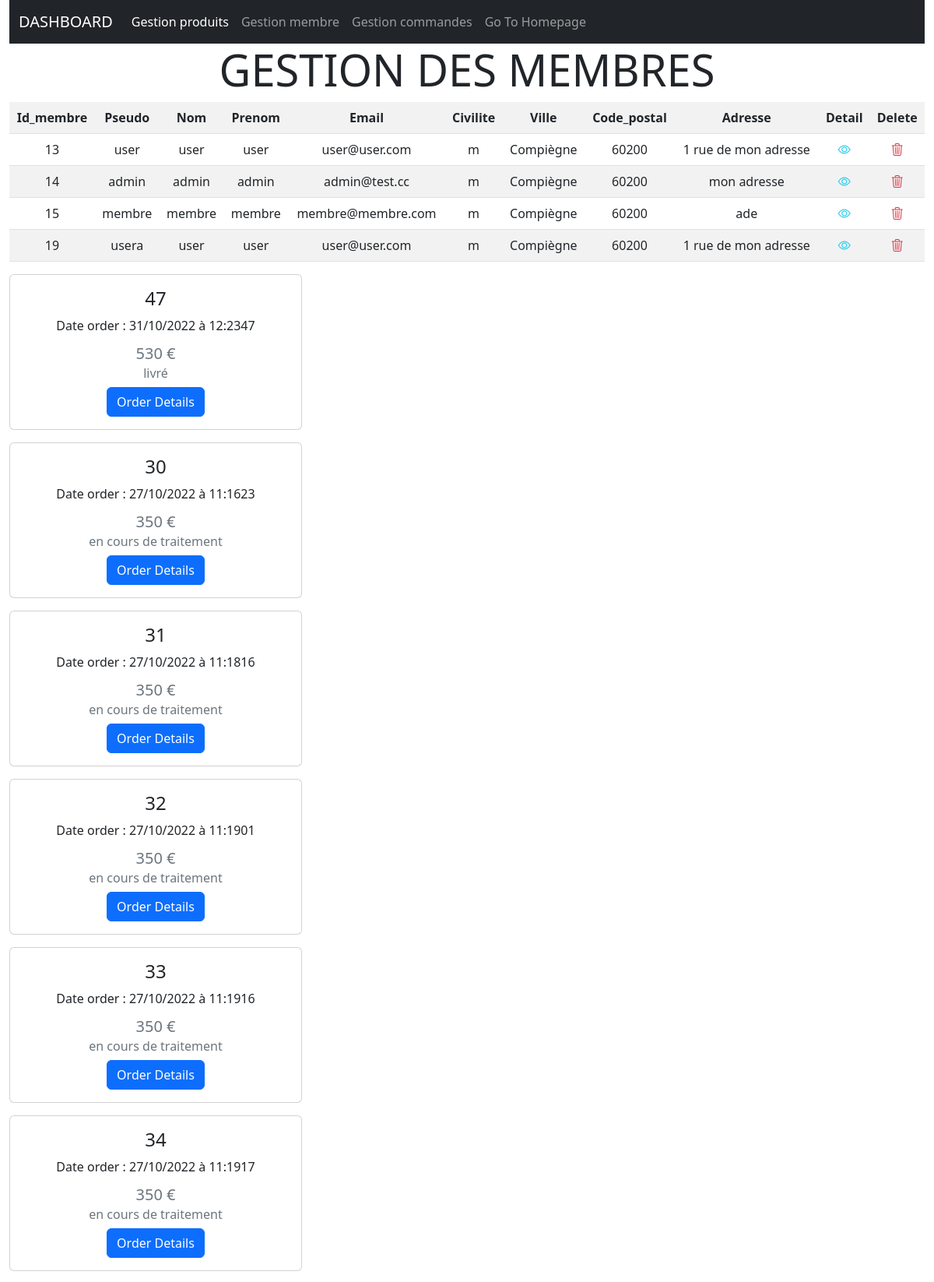
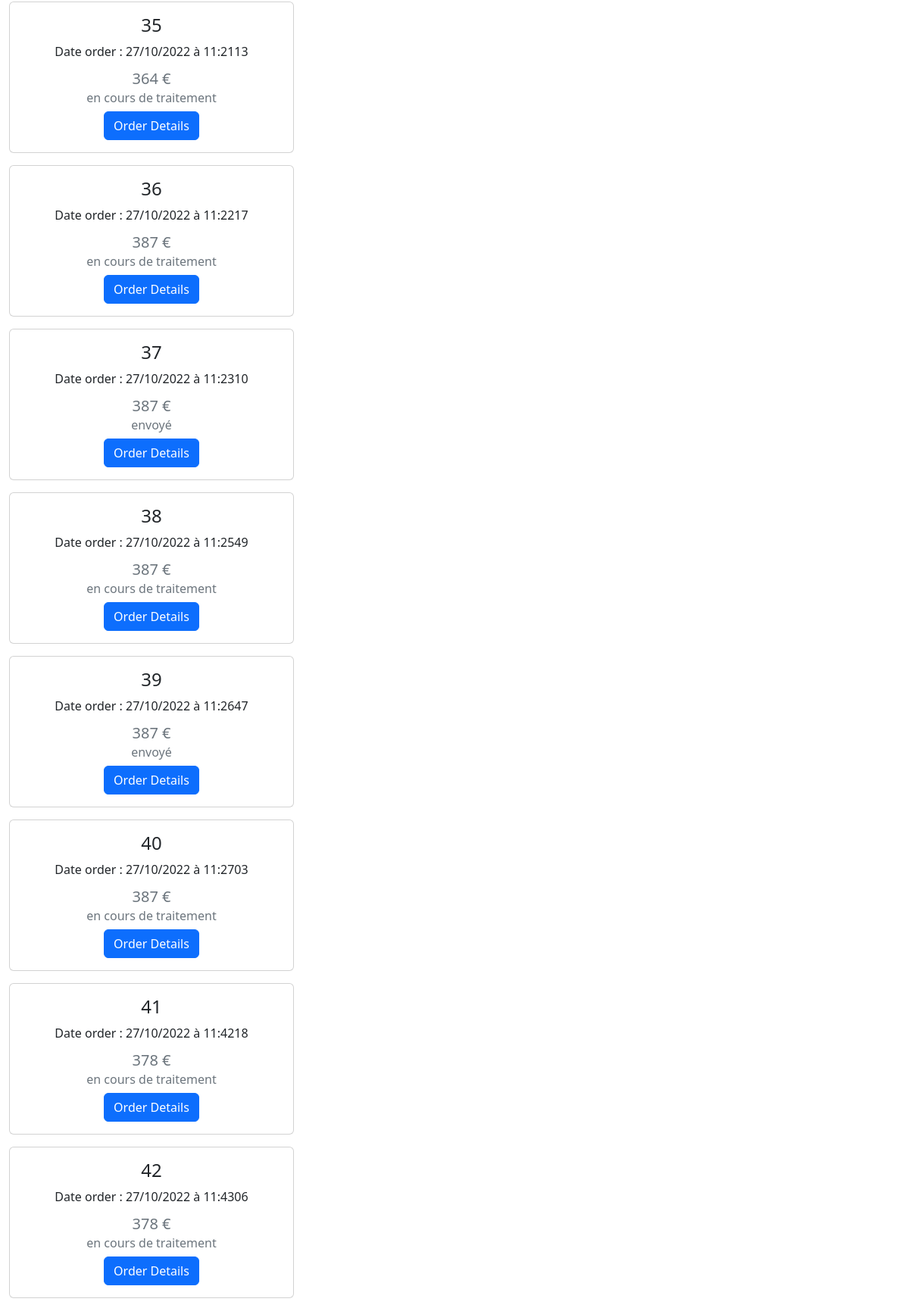
Screenshot of /admin/gestion_membres.php?action=order&id_membre=14 (signed in, upper part) with the database file from the repository (2 pictures, top to bottom).
### tables this page shows
CREATE TABLE IF NOT EXISTS `membre` (
  `id_membre` int(3) NOT NULL AUTO_INCREMENT,
  `pseudo` varchar(20) NOT NULL,
  `mdp` varchar(255) NOT NULL,
  `nom` varchar(60) NOT NULL,
  `prenom` varchar(60) NOT NULL,
  `email` varchar(60) NOT NULL,
  `civilite` enum('m','f') NOT NULL,
  `ville` varchar(50) NOT NULL,
  `code_postal` int(5) UNSIGNED ZEROFILL NOT NULL,
  `adresse` varchar(100) NOT NULL,
  `statut` int(1) NOT NULL DEFAULT '0',
  PRIMARY KEY (`id_membre`),
  UNIQUE KEY `pseudo` (`pseudo`)
);

CREATE TABLE IF NOT EXISTS `commande` (
  `id_commande` int(3) NOT NULL AUTO_INCREMENT,
  `id_membre` int(3) DEFAULT NULL,
  `montant` int(5) NOT NULL,
  `date_enregistrement` datetime NOT NULL,
  `etat` enum('en cours de traitement','envoyé','livré') NOT NULL,
  PRIMARY KEY (`id_commande`),
  KEY `id_membre` (`id_membre`)
);

### inc/init.php (called while the page is built, shortened)
<?php
$content = '';

### admin/gestion_membres.php (the view, shortened to what this page needs)
<?php require_once('../inc/init.php'); ?>
<?php
$members = $pdo->query("SELECT * FROM membre");
$content .= '<table class="table table-striped text-center"><tr>';
for ($i = 0; $i < $members->columnCount(); $i++) {
    $colone = $members->getColumnMeta($i);
    if ($colone['name'] != 'mdp' && $colone['name'] != 'statut') {
        $content .= '<th>' . ucfirst($colone['name']) . '</th>';
    }
}
$content .= '<th>Detail</th>';
$content .= '<th>Delete</th>';
$content .= '</tr>';
while ($member = $members->fetch(PDO::FETCH_ASSOC)) {
    $content .= '<tr>';
    foreach ($member as $key => $value) {
        if ($key != 'mdp' && $key != 'statut') {
            $content .= "<td class=\"align-middle\">$value</td>";
        }
    }
    $content .= "<td class=\"align-middle\"><a href=?action=show&id_membre=$member[id_membre]><i class=\"bi bi-eye text-info\"></i></a></td>";
    $content .= "<td class=\"align-middle\"><a href=?action=delete&id_membre=$member[id_membre]><i class=\"bi bi-trash3 text-danger\"></i></a></td>";
    $content .= '</tr>';
}
$content .= '</table>';
if (isset($_GET['action']) && $_GET['action'] == 'order') {
    $order = $pdo->query("SELECT id_commande,id_membre,montant,DATE_FORMAT(date_enregistrement,'%d/%m/%Y') AS date_enregistrement, DATE_FORMAT(date_enregistrement,'%H:%i%s') AS heure,etat FROM commande WHERE id_membre = '$_GET[id_membre]' ORDER BY date_enregistrement DESC");
    if ($order->rowCount() <= 0) {
        $content .= '<div class="alert alert-warning fw-bold text-center" role="alert">Ce membre n\'a pas de commande sur le site</div>';
    } else {
        while ($orderInfo = $order->fetch(PDO::FETCH_ASSOC)) {
            $content .= '<div class="row d-flex mt-3"><div class="col-4">';
            $content .= '<div class="card"><div class="card-body text-center">';
            $content .= "<h4 class=\"card-title\">$orderInfo[id_commande]</h4>";
            $content .= "<p class=\"card-text\">Date order : $orderInfo[date_enregistrement] à $orderInfo[heure]</p>";
            $content .= "<h5 class=\"card-subtitle mb-2 text-muted\">$orderInfo[montant] €</h5>";
            $content .= "<h6 class=\"card-subtitle mb-2 text-muted\">$orderInfo[etat] </h6>";
            $content .= "<a href=\"?action=orderdetail&id_commande=$orderInfo[id_commande]\" class=\"btn btn-primary\">Order Details</a>";
            $content .= '</div>';
            $content .= '</div></div></div>';
        }
    }
}
?>
<?php require_once('inc/head.php'); ?>
<h1 class="text-center display-4">GESTION DES MEMBRES</h1>
<?= $content; ?>
<?php require_once('inc/head.php'); ?>

### rows the page displays
membre: id_membre "13", pseudo "user", nom "user", prenom "user", email "user@user.com", civilite "m", ville "Compiègne", code_postal "60200", adresse "1 rue de mon adresse"
membre: id_membre "14", pseudo "admin", nom "admin", prenom "admin", email "admin@test.cc", civilite "m", ville "Compiègne", code_postal "60200", adresse "mon adresse"
membre: id_membre "15", pseudo "membre", nom "membre", prenom "membre", email "membre@membre.com", civilite "m", ville "Compiègne", code_postal "60200", adresse "ade"
membre: id_membre "19", pseudo "usera", nom "user", prenom "user", email "user@user.com", civilite "m", ville "Compiègne", code_postal "60200", adresse "1 rue de mon adresse"
commande: id_commande "47", orderInfo "31/10/2022", orderInfo "12:2347", montant "530", etat "livré"
commande: id_commande "30", orderInfo "27/10/2022", orderInfo "11:1623", montant "350", etat "en cours de traitement"
commande: id_commande "31", orderInfo "27/10/2022", orderInfo "11:1816", montant "350", etat "en cours de traitement"
commande: id_commande "32", orderInfo "27/10/2022", orderInfo "11:1901", montant "350", etat "en cours de traitement"
commande: id_commande "33", orderInfo "27/10/2022", orderInfo "11:1916", montant "350", etat "en cours de traitement"
commande: id_commande "34", orderInfo "27/10/2022", orderInfo "11:1917", montant "350", etat "en cours de traitement"
commande: id_commande "35", orderInfo "27/10/2022", orderInfo "11:2113", montant "364", etat "en cours de traitement"
commande: id_commande "36", orderInfo "27/10/2022", orderInfo "11:2217", montant "387", etat "en cours de traitement"
commande: id_commande "37", orderInfo "27/10/2022", orderInfo "11:2310", montant "387", etat "envoyé"
commande: id_commande "38", orderInfo "27/10/2022", orderInfo "11:2549", montant "387", etat "en cours de traitement"
commande: id_commande "39", orderInfo "27/10/2022", orderInfo "11:2647", montant "387", etat "envoyé"
commande: id_commande "40", orderInfo "27/10/2022", orderInfo "11:2703", montant "387", etat "en cours de traitement"
commande: id_commande "41", orderInfo "27/10/2022", orderInfo "11:4218", montant "378", etat "en cours de traitement"
commande: id_commande "42", orderInfo "27/10/2022", orderInfo "11:4306", montant "378", etat "en cours de traitement"

### other values shown
$colone['name'] "Id_membre"
$colone['name'] "Pseudo"
$colone['name'] "Nom"
$colone['name'] "Prenom"
$colone['name'] "Email"
$colone['name'] "Civilite"
$colone['name'] "Ville"
$colone['name'] "Code_postal"
$colone['name'] "Adresse"
